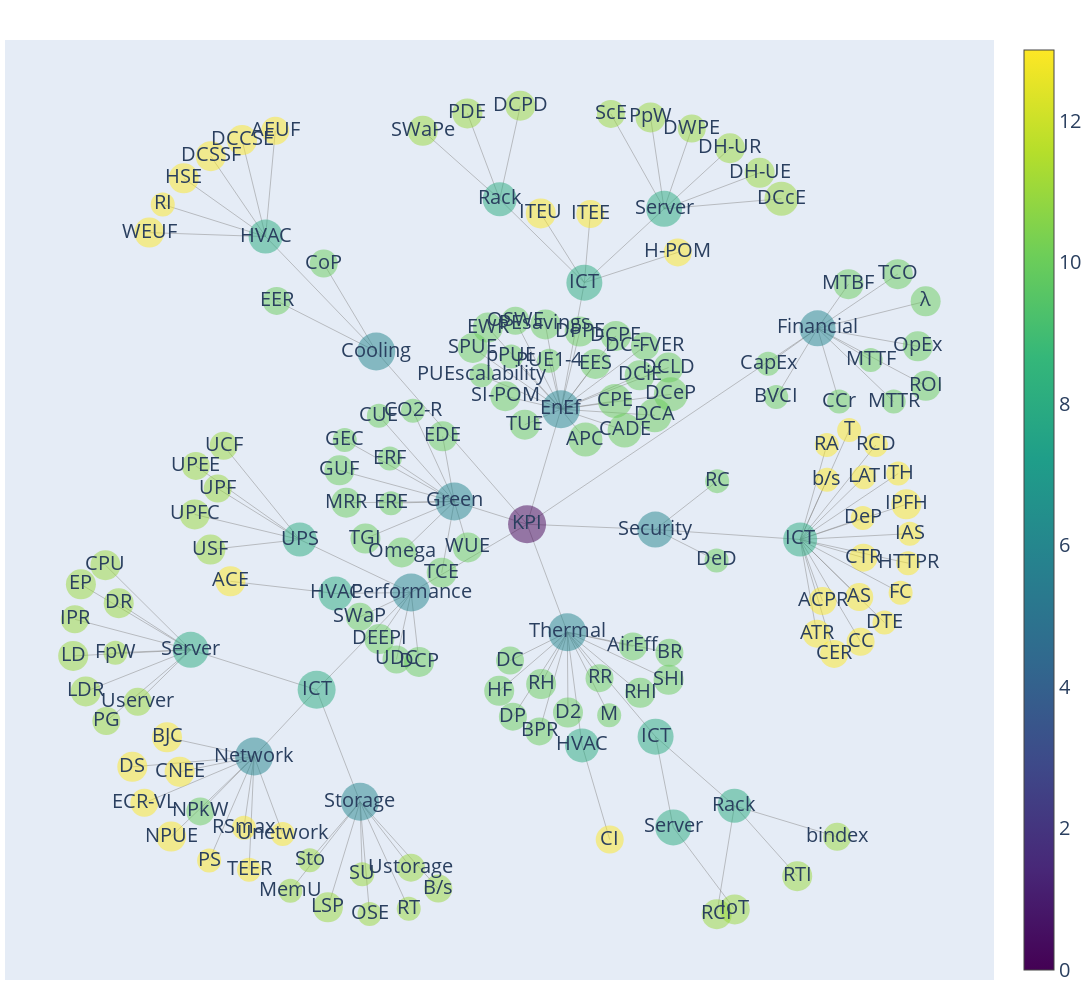

The code cell stored with this chart in its notebook:
### Code cell
import networkx as nx 

# Convert the data into networkx format
G = nx.from_pandas_edgelist(df_network[df_network["Item"] != 'All items'], 
                            source = 'Item', target = 'Parent', edge_attr = 'Weight')

# Set the positions of the nodes in the graph - other options are spring, planar or spectral
pos = nx.kamada_kawai_layout(G, weight = None)

#pos = nx.spring_layout(G)#, weight = None)

financial_kpi = []
for idx in df_network.index:
    if df_network.at[idx,"Parent"]=="Financial":
        financial_kpi.append(df_network.at[idx,"Item"])

cooling_kpi = []
for idx in df_network.index:
    if df_network.at[idx,"Parent"].endswith("Cooling"):
        cooling_kpi.append(df_network.at[idx,"Item"])

for n, p in pos.items():
    G.nodes[n]['pos'] = p
    if n in financial_kpi:
        G.nodes[n]['pos'] = [p[0]+1/2,p[1]+1/2]

    if n in cooling_kpi:
        G.nodes[n]['pos'] = [p[0]-1/6,p[1]+1/4]

# Add weight and depth attributes to the nodes
for x in df_network["Item"]: 
    G.nodes[x]['Weight'] = df_network[df_network["Item"] == x]["Weight"].values[0]
    G.nodes[x]['Depth'] = df_network[df_network["Item"] == x]["Type"].values[0]

    
# Add position info to edges
edge_x = []
edge_y = []

for edge in G.edges():
    x0, y0 = G.nodes[edge[0]]['pos']
    x1, y1 = G.nodes[edge[1]]['pos']
    edge_x.append(x0)
    edge_x.append(x1)
    edge_x.append(None)
    edge_y.append(y0)
    edge_y.append(y1)
    edge_y.append(None)

# Draw the edges
import plotly.graph_objects as go

edge_trace = go.Scatter(
    x=edge_x, y=edge_y,
    line=dict(width=0.5, color='#888'),
    hoverinfo='none',
    mode='lines')

node_x = []
node_y = []

for node in G.nodes():
    x, y = G.nodes[node]['pos']
    node_x.append(x)
    node_y.append(y)

# Draw the nodes
node_trace = go.Scatter(
    x=node_x, y=node_y,
    mode='markers',
    hoverinfo='text',
    marker=dict(
        showscale=True,
        colorscale='Viridis',
        reversescale=False,
        color=[],
        size=[40-2*x for x in df_network["Type"]],
       
        #colorbar=dict(
        #    thickness=15,
        #    title='Level',
        #    xanchor='left',
        #    titleside='right'
        #),
       
        line_width=0))

node_depth = []
node_text = []

for n in G.nodes.items():
    try:
        node_depth.append(n[1]["Depth"]+5)
    except:
        node_depth.append(0)
    try:
        node_text.append(n[0])# + " {0:.2f}%".format(n[1]["Weight"]))
    except:
        node_text.append("DC")
    if node[0]== "Financial":
        print(n)
node_trace.marker.color = node_depth
node_trace.marker.opacity = [0.5 for x in node_depth]

node_trace.text = node_text

# Draw the full graph
graph = go.Figure(data=[edge_trace, node_trace],
             layout=go.Layout(
                #title='<b>Taxonomy of Data Center Indicators<b>',
                #titlefont_size=16,
                showlegend=False,
                hovermode='closest',
                margin=dict(b=20,l=5,r=5,t=40),
                xaxis=dict(showgrid=False, zeroline=False, showticklabels=False),
                yaxis=dict(showgrid=False, zeroline=False, showticklabels=False)),
                )

texts = [x.split("_")[0] for x in node_text]
texts = [x.replace("IT Equipment", "ICT") for x in texts]
texts = [x.replace("Facility", "DC") for x in texts]

graph.add_trace(go.Scatter(
    x=node_x , y=node_y,
    mode="text",
    name="_",
    text= texts,
    textposition="middle center", 
))

graph.update_layout(
    width=2000*23/10/2,
    height=2000/2,  
    font_size= 20,
    #paper_bgcolor='rgba(0,0,0,0)',
    #plot_bgcolor='rgba(0,0,0,0)'
                  )
graph.show()
#graph.write_image("fig_2024.png")

### Figure 1 — Plotly figure (JSON) as saved in the notebook; plotly's stock layout.template omitted (floating-point values rounded to 4 significant figures; data arrays with more than 128 entries replaced by an {"elided": "..."} marker saying what was removed)
{"data": [{"hoverinfo": "none", "line": {"color": "#888", "width": 0.5}, "mode": "lines", "type": "scatter", "x": {"elided": "495 float values"}, "y": {"elided": "495 float values"}}, {"hoverinfo": "text", "marker": {"color": {"elided": "159 int values"}, "colorscale": [[0, "#440154"], [0.1111, "#482878"], [0.2222, "#3e4989"], [0.3333, "#31688e"], [0.4444, "#26828e"], [0.5556, "#1f9e89"], [0.6667, "#35b779"], [0.7778, "#6ece58"], [0.8889, "#b5de2b"], [1, "#fde725"]], "line": {"width": 0}, "opacity": {"elided": "159 float values"}, "reversescale": false, "showscale": true, "size": {"elided": "165 int values"}}, "mode": "markers", "text": {"elided": "159 str values"}, "type": "scatter", "x": {"elided": "159 float values"}, "y": {"elided": "159 float values"}}, {"mode": "text", "name": "_", "text": {"elided": "159 str values"}, "textposition": "middle center", "type": "scatter", "x": {"elided": "159 float values"}, "y": {"elided": "159 float values"}}], "layout": {"font": {"size": 20}, "height": 1000, "hovermode": "closest", "margin": {"b": 20, "l": 5, "r": 5, "t": 40}, "showlegend": false, "width": 2300, "xaxis": {"showgrid": false, "showticklabels": false, "zeroline": false}, "yaxis": {"showgrid": false, "showticklabels": false, "zeroline": false}}}
